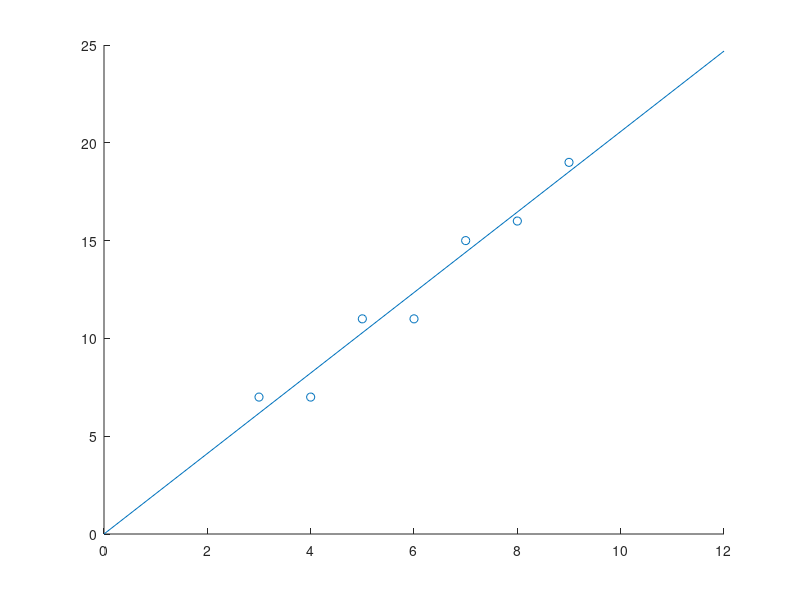
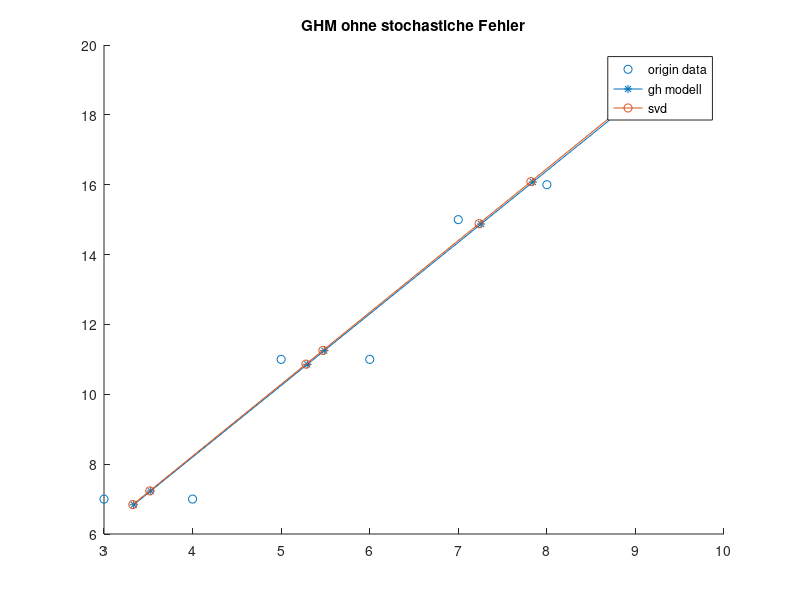

MATLAB code to generate these figures, in order:

clc
clearvars

%% Data
t = [3,4,5,6,7,8,9]';
h = [7,7,11,11,15,16,19]';
figure
scatter(t,h)

%% SVD
t_mean = mean(t);
h_mean = mean(h);
M = [t, h];
Q = M' * M;
[U, S, V] = svd(Q);
% U = V
u1 = U(1,1);
u2 = U(2,1);
phi = atan2(u2 ,u1);

a_svd1 = tan(phi);

hold on
plot([0,12],[0,a_svd1 * 12])

x_svd = a_svd1;

%% SVD 2
A = t;
[U, S, V] = svd(A,'econ');
x_svd2 = V * inv(S) * U' * h;

%% SVD3
A = t;
H = [A, h];

[U, S, V] = svd(H,'econ');
E = U(:,end) * S(end,end) * V(:,end)';
e_dach = E(:,end);
h_dach_svd = h - e_dach;
A_dach = A - E(:,1);
t_dach_svd = A_dach;

% figure
% hold on
% title('svd')
% scatter(t,h)
% plot(t_dach_svd,h_dach_svd,'*-')

%%
t = [3,4,5,6,7,8,9]';
h = [7,7,11,11,15,16,19]';
A = t;
H = [A, h];

[U, S, V] = svd(H);
x = - V(1,2) / V(2,2);
%% GHM ohne
% Naehrungswerte
t = [3,4,5,6,7,8,9]';
h = [7,7,11,11,15,16,19]';
P = diag(ones(14,1));

A = t;
x0 = (A' * A) \ A' * h; % a0,b0
y = [h;t];
y0 = [h;t];
x_dach = x0;

dx_dach = 1;
j = 1;

xohne = zeros(2,8);
xohne(:,1) = x0;
while norm(dx_dach) > 10e-8
    dy = -(y - y0);
    w0 = y(1:7) - x_dach * y(8:14);
    A = -y(8:14);    
    B1 = eye(7);
    B2 = eye(7) * (-x_dach);
    Bt = [B1,B2];
    N = [Bt * inv(P) * Bt' ,-A;
    -A', 0];

    w = w0 + Bt * dy;
    k = [w;0];
    L = N \ k;
    lambda = L(1:7);
    dx_dach = L(8);
    x_dach = x_dach + dx_dach;
    
    xohne(:,j+1) = x_dach;
    
    e = -inv(P) * Bt' * lambda;
    y0 = y + e;
    j = j+1;
end

t_dach_gh1 = y0(8:14);
h_dach_gh1 = y0(1:7);
figure
hold on
title("GHM ohne stochastiche Fehler")
scatter(t,h);
plot(t_dach_gh1,h_dach_gh1,'*-');
plot(t_dach_svd,h_dach_svd,'o-')
legend("origin data","gh modell","svd")
x_GHMohne = x_dach;
% 
% 
%% GHM mit
% Naehrungswerte
t = [3,4,5,6,7,8,9]';
h = [7,7,11,11,15,16,19]';
P = diag([1,2,3,4,5,6,7,7,6,5,4,3,2,1]);
P = diag([1,1,1,1,1,1,1,2,2,2,2,2,2,2]);
P = diag([1,2,1,2,1,2,1,2,1,2,1,2,1,2]);

A = t;
x0 = (A' * A) \ A' * h; % a0,b0
y = [h;t];
y0 = [h;t];
x_dach = x0;

dx_dach = 1;
j = 1;

xohne = zeros(2,8);
xohne(:,1) = x0;
while norm(dx_dach) > 10e-8
    dy = -(y - y0);
    w0 = y(1:7) - x_dach * y(8:14);
    A = -y(8:14);    
    B1 = eye(7);
    B2 = eye(7) * (-x_dach);
    Bt = [B1,B2];
    N = [Bt * inv(P) * Bt' ,-A;
    -A', 0];

    w = w0 + Bt * dy;
    k = [w;0];
    L = N \ k;
    lambda = L(1:7);
    dx_dach = L(8);
    x_dach = x_dach + dx_dach;
    
    xohne(:,j+1) = x_dach;
    
    e = -inv(P) * Bt' * lambda;
    y0 = y + e;
    j = j+1;
end


t_dach_gh2 = y0(8:14);
h_dach_gh2 = y0(1:7);
% figure
% hold on
% title("GHM mit stochastiche Fehler")
% scatter(t,h);
% plot(t_dach_gh2,h_dach_gh2,'*-');
x_GHMmit = x_dach;